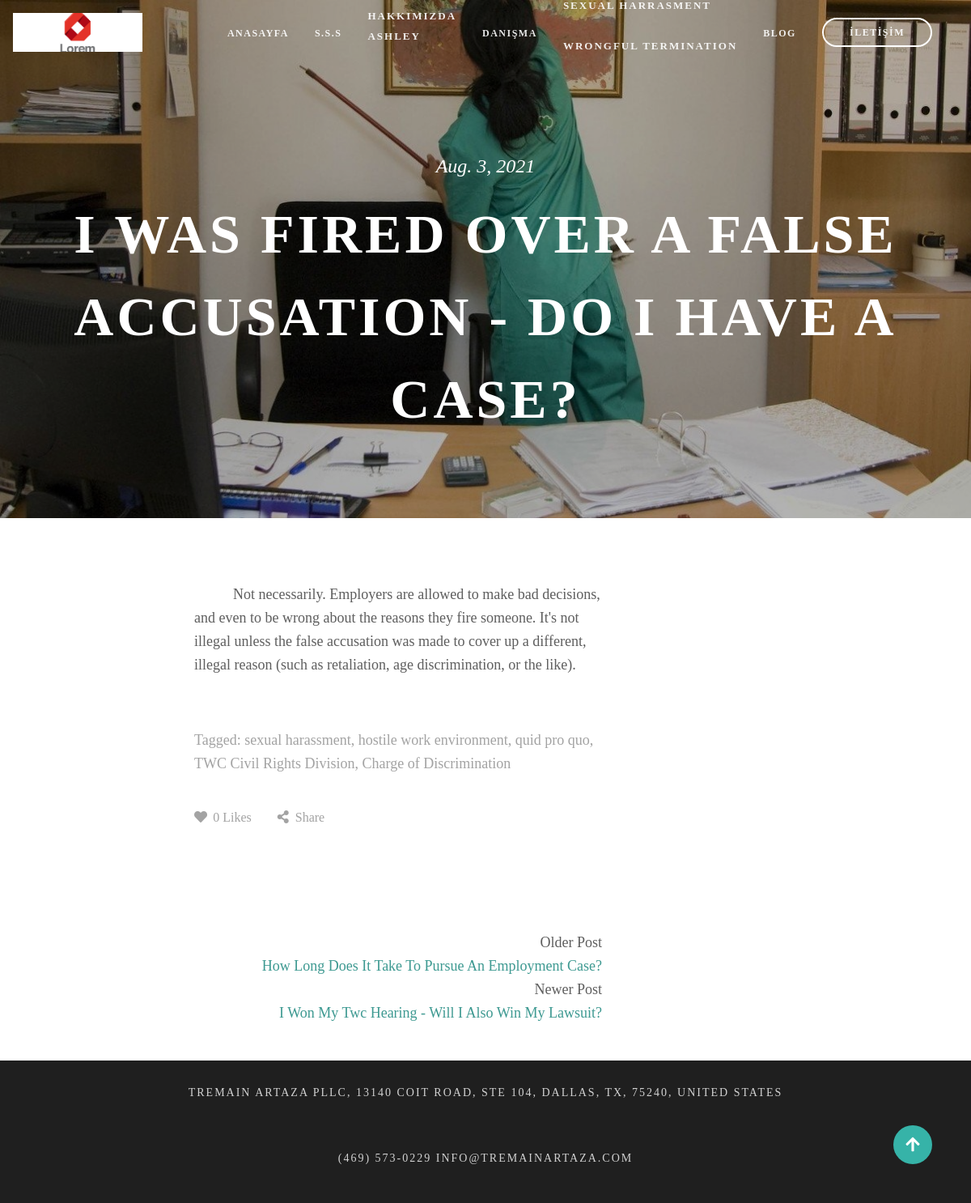
Screenshot of /post/i-was-fired-over-a-false-accusation-do-i-have-a-case/detail/ with the database file from the repository.
### employee/models.py (models this page shows, shortened)
class Employee(models.Model):
    name = models.CharField(max_length=255, verbose_name="Name")
    surname = models.CharField(max_length=255, verbose_name="Surname")
    description = RichTextField(verbose_name="Desciption")
    faculty =  models.CharField(max_length=255, verbose_name="Faculty")
    graduated_date=models.DateField(verbose_name="Graduated Date")
    image = models.ImageField(null=True, blank=True, verbose_name="Employee's Photo")
    areas = models.ManyToManyField(PracticeAreas, verbose_name="Practice Areas")
    certificates = models.ManyToManyField(Certificate,  verbose_name="Employee's Certificates")
    slug = models.SlugField(unique=True, editable=False, max_length=265)
    def get_absolute_url(self):
        return reverse("employee:detail", kwargs={"slug": self.slug})

class PracticeAreas(models.Model):
    title = UpperCaseField(max_length = 255)
    desc = RichTextField(verbose_name="Desciption")
    class Meta:
        verbose_name_plural = "Practice Areas"

### post/models.py (models this page shows, shortened)
class Post(models.Model):
    title = models.CharField(max_length=255, verbose_name="Title")
    content = RichTextField(verbose_name="Content")
    published_date = models.DateTimeField(verbose_name="Publish Date",auto_now_add=True)
    image = models.ImageField(null=True, blank=True)
    slug = models.SlugField(unique=True, editable=False, max_length=265)
    def get_absolute_url(self):
        return reverse("post:detail", kwargs={"slug": self.slug})
    class Meta:
        ordering = ['-published_date', 'id']

### post/views.py (the view)
# urls.py: path('<slug:slug>/detail/', post_detail, name='detail'),
def post_detail(request,slug):
    post = get_object_or_404(Post,slug=slug)
    print(post.id)
    older_post = Post.objects.filter(id=(post.id-1))
    if older_post:
        older_post = older_post[0]
    newer_post = Post.objects.filter(id=(post.id+1))
    if newer_post:
        newer_post = newer_post[0]
    context = {
        'post':post,
        'older_post':older_post,
        'newer_post':newer_post
    }
    return render(request, 'post/detail.html',context)

### website/header_context.py (called while the page is built)
def header_data(request):
    context_practice_areas = PracticeAreas.objects.all()
    context_employees = Employee.objects.all()
    context = {
        'context_practice_areas':context_practice_areas,
        'context_employees':context_employees,
    }
    return context

### templates/post/detail.html (shortened to what this page needs)
{% extends 'partials/base.html' %}
{% block body %}
    <div id="blog-details-container">
        <div id="blog-details-overlay">
                {% include 'partials/header.html' %}
            <div class="description-wrapper blog-details-wrapper">
                <p class="wrapper-time">{{post.published_date|date}}</p>
                <p class="desc-bold blog-details-desc"><strong>{{post.title|title}}</strong></p>
            </div>
        </div>
    </div>
    <main id="page">
        <div class="page-content blog-details-page-content">
            <div class="blog-details-content">
                {{post.content|safe}}<br>
                <p class="entry-tags">Tagged: <a href="">sexual harassment</a>,<a href=""> hostile work environment</a>,
                    <a href="">quid pro quo</a>, <a href="">TWC Civil Rights Division</a>,
                    <a href="">Charge of Discrimination
                    </a>
                </p>
                <div class="entry-actions">
                    <div class="like-action"> <i class="fas fa-heart"></i>
                        <span class="ea-1">0 Likes</span>
                    </div>
                    <div class="share-action">
                        <i class="fas fa-share-alt"></i>
                        <span class="ea-2">&nbspShare</span>
                    </div>
                </div>
                {% if older_post %}
                    <div class="older">
                    <span>Older Post</span>
                        <div class="older-post-name">
                            <a href="{{older_post.get_absolute_url}}">{{older_post.title|title}}<br></a>
                        </div>
                    </div>
                {% endif %}
                {% if newer_post %}
                    <div class="older">
                    <span>Newer Post</span>
                        <div class="older-post-name">
                            <a href="{{newer_post.get_absolute_url}}">{{newer_post.title|title}}<br></a>
                        </div>
                    </div>
                {% endif %}
            </div>
        </div>
    </main>
{% endblock  %}

### templates/partials/header.html
{% load static %}
 <header id="site-header">
    <div id="site-logo">
        <img src="{% static 'img/logo.png'%}" alt="">
    </div>
    <div id="site-list-container">
        <div class="site-list-item">
            <a href="{% url 'main:home' %}">ANASAYFA</a>
        </div>
        <div class="site-list-item">
            <a href="{% url 'main:faqs' %}">S.S.S</a>
        </div>
        <div class="site-list-item">
            <a href="{% url 'main:aboutus' %}">HAKKIMIZDA
                <ul>
                    <a href="about.html"><li>Hakkımızda</li></a>
                    {% for employee in context_employees %}
                        <a href="{{employee.get_absolute_url}}"><li>{{employee.name|title}}</li><br></a>
                    {% endfor %}
                </ul>
            </a>
        </div>
        <div class="site-list-item">
            <a href="">DANIŞMA</a>
        </div>
        <div class="site-list-item">
            <a href="{% url 'main:practice_areas' %}">FAALİYET ALANLARI
                <ul>
                    {% for area in context_practice_areas %}
                        <a href=""><li>{{area.title|title}}</li><br></a>
                    {% endfor %}
                </ul>
            </a>
        </div>
        <div class="site-list-item">
            <a href="{% url 'post:index' %}">BLOG</a>
        </div>
        <div class="site-list-item bordered">
            <a href="{% url 'main:contact' %}">İLETİŞİM</a>
        </div>
    </div>
</header>

### static/css/main.css (style rules this page uses)
* { margin: 0; padding: 0; font-family: adobe-garamond-pro, serif; }
ol,ul { list-style:none; }
a { text-decoration: none; }
#site-header { padding: 1rem 1rem; align-items: center; display: flex; }
#site-logo { width: 10rem; height: 3rem; }
#site-logo img { object-fit: cover; width: 100%; height: 3rem; }
#site-list-container { align-items: center; height: 2rem; margin-left: auto; display: flex; }
.site-list-item { margin-right: 2rem; position: relative; }
.site-list-item ul a { text-transform: uppercase; font-size: 13px; font-weight: 600; letter-spacing: 2px; line-height: 25px; transition: 0.3s ease-in-out; }
.site-list-item a { font-size: 12px; font-style: normal; font-weight: 700; letter-spacing: 1.5px; color:rgba(255,255,255,.9); line-height: 1em; transition: 0.3s ease-in-out; }
.bordered { line-height: 0; padding: 0.6rem 2rem; border: 2px solid #fff; border-radius: 300px; transition: 0.3s ease-in-out; }
.desc-bold { letter-spacing: 0.0588235em; color: #fff; font-weight: 700; font-size: 68px; text-transform: uppercase; margin-top: 1.2rem; }
main { width: 60%; max-width: 1020px; height: auto; margin: 0 auto; }
.page-content { width: auto; margin-top: 5rem; }
#blog-details-container { width: 100%; height: 40rem; background: url(../img/cleaning.jpg) no-repeat; background-size: cover; }
#blog-details-overlay { width: 100%; height: 40rem; background-color: rgba(0, 0, 0, 0.3); }
.blog-details-wrapper { width: 100%; text-align: center; align-items: center; margin: 0 auto; margin-top: 7rem; }
.wrapper-time { color: rgb(255, 255, 255); font-size: 24px; font-weight: 400; font-style:italic; line-height: 27px; }
.blog-details-content { width: 70%; margin-bottom: 10rem; }
.blog-details-content p { padding-bottom: 1.5rem; color: rgba(26,26,26,.7); font-size: 18px; font-weight: 400; line-height: 29px; text-indent: 3rem; text-align: left; }
.entry-tags { color: rgba(26, 26, 26, 0.4) !important; text-indent: 0 !important; }
.entry-tags a { color: rgba(26, 26, 26, 0.4) }
.entry-actions { display: flex; }
.entry-actions span { color: rgba(26, 26, 26, 0.4) }
.ea-1 { margin-left: 0.2rem; }
.entry-actions i { color: rgba(26, 26, 26, 0.4); }
.share-action { margin-left: 2rem; }
.like-action { cursor: pointer; }
.share-action:not(.share-toggle) { cursor: pointer; }
.older { text-align: right; float: right; }
.older span { color: rgba(26, 26, 26, 0.7); font-size: 18px; font-weight: 400; line-height: 29px; }
.older a { color: rgb(61, 153, 145); font-size: 18px; font-weight: 400; line-height: 29px; }

### rows the page displays
Employee: name "ASHLEY"
PracticeAreas: title "SEXUAL HARRASMENT"
PracticeAreas: title "WRONGFUL TERMINATION"
Post: published_date "Aug. 3, 2021", title "I WAS FIRED OVER A FALSE ACCUSATION - DO I HAVE A CASE?", content "Not necessarily. Employers are allowed to make bad decisions, and even to be wrong about the reasons they fire someone. It's not illegal unless the false accusation was made to cover up a different, illegal reason (such as retaliation, age discrimination, or the like)."
Post: title "How Long Does It Take To Pursue An Employment Case?"
Post: title "I Won My Twc Hearing - Will I Also Win My Lawsuit?"
